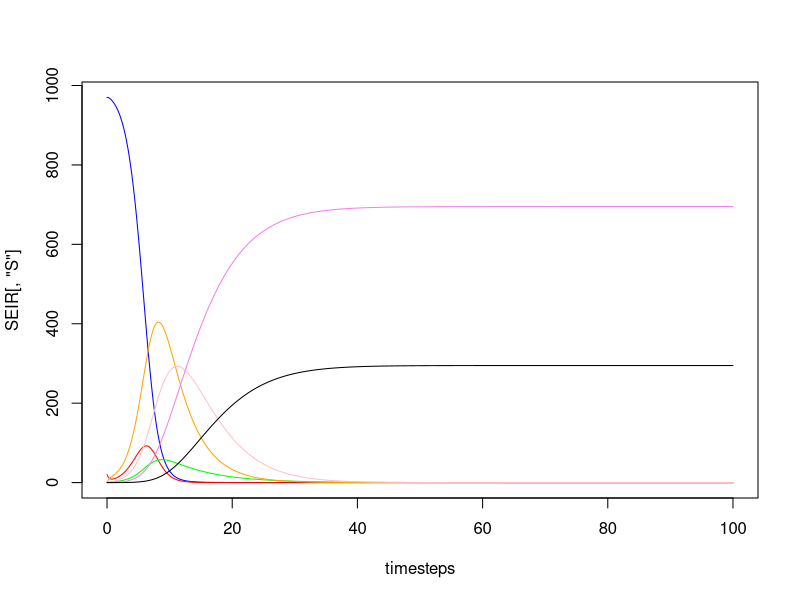

Here is the R script that generated this plot: (Note: this script raises an error after producing the figure.)
##Discrete time model
##covid testing



#matrix setup
#rows=time
#columns=variables(disease compartments)

tstart=0
tend=100
timestep_reduction = 20 #basic timestep is days looking at days
timesteps = seq(tstart, tend, 1/timestep_reduction)

variables = 14 
SEIR = array(dim = c(length(timesteps),variables))
colnames(SEIR) = c("S", "E", "I_a", "I_aa","I_p", "I_ap", "I_m", "I_am", "I_c", "I_ac", "R", "R_a", "D", "D_a")


#initial population sizes
S0 = 970
E0 = 20
I_a0 = 0
I_p0 = 0
I_m0 =  0
I_c0 =  0
R0 = 0
D0 = 0

#ascertained compartments initial population sizes
I_aa0 = 0
I_ap0 = 0
I_am0 = 0
I_ac0 = 0
R_a0 = 0
D_a0 = 0

SEIR[1,] = c(S0, E0, I_a0, I_aa0, I_p0, I_ap0, I_m0, I_am0, I_c0, I_ac0, R0, R_a0, D0, D_a0 )


#####parameter values#####
# sigma = progression rates between infectious compartments 
#gamma = recovery rates
#psi = ascertainments rates
#mu = death rates

# time in I_P ~ 2 days
# time in I_M ~ 7 days
# time in I_C ~ 7 days
# 15% of E goes to I_A
# 10% of I_M goes to critical



#lambda =  #1 this is a function of time so appears in loop
beta = 1 / timestep_reduction
alpha = .1  #2,7 exposed to asymptomatic
m = 0.1     #2,7

sigma_p = 1/4 * (1/timestep_reduction)   #3 presymptomatic to mild
sigma_m = 1/8 * (1/timestep_reduction)   #4 mild to critical symptoms = 10% of I_M
gamma_m = 1/9 * (1/timestep_reduction)   #5 mild to recovery 
gamma_c = 1/10 * (1/timestep_reduction)  #6 critical to recovery
gamma_a = 1/7 * (1/timestep_reduction)   #8 asymptomatic to recovered   ##psi_a + gamma_a = 1
mu_c = 1/6    * (1/timestep_reduction)   #20 critical to death

#####ascertained parameters
r = 0
gamma_til_a = 0#9
gamma_til_m = 0#10
sigma_til_p = 0#11
sigma_til_m = 0#12
gamma_til_c = 0#13
mu_til_c = 0#14
psi_p = 0#15
psi_m = 0#16
psi_c = 0 #17
#18
psi_a = 0#19   ##psi_a + gamma_a = 1


for(t_index in seq(2,nrow(SEIR))){
  N = sum(SEIR[t_index-1,])
  S = SEIR[t_index - 1, "S"]
  E = SEIR[t_index - 1, "E"]
  I_a = SEIR[t_index - 1, "I_a"]
  I_aa = SEIR[t_index - 1, "I_aa"]
  I_p = SEIR[t_index - 1, "I_p"]
  I_ap = SEIR[t_index - 1, "I_ap"]
  I_m = SEIR[t_index - 1, "I_m"]
  I_am = SEIR[t_index - 1, "I_am"]
  I_c = SEIR[t_index - 1, "I_c"]
  I_ac = SEIR[t_index - 1, "I_ac"]
  R = SEIR[t_index - 1, "R"]
  R_a = SEIR[t_index - 1, "R_a"]
  D = SEIR[t_index - 1, "D"]
  D_a = SEIR[t_index - 1, "D_a"]
  
  #lambda is a fucntion of time
  lambda = beta*(((I_a + I_p + I_m + I_c)+r*(I_aa + I_ap + I_am + I_ac))/N)
  
  #time=t+1
  SEIR[t_index, "S"] = S - lambda*S
  SEIR[t_index, "E"] = E + lambda*S - m*E
  SEIR[t_index, "I_a"] = I_a + (alpha*m)*E - (psi_a + gamma_a)*I_a
  SEIR[t_index, "I_aa"] = I_aa + psi_a*I_a - gamma_til_a*I_aa
  SEIR[t_index, "I_p"] = I_p + ((1-alpha)*m)*E - (sigma_p + psi_p)*I_p
  SEIR[t_index, "I_ap"] = I_ap + psi_p*I_p - sigma_til_p*I_ap
  SEIR[t_index, "I_m"] = I_m + sigma_p*I_p - (sigma_m + psi_m + gamma_m)*I_m
  SEIR[t_index, "I_am"] = I_am + sigma_til_p*I_ap + psi_m*I_m - (sigma_til_m + gamma_til_m)*I_am
  SEIR[t_index, "I_c"] = I_c + sigma_m*I_m - (gamma_c + psi_c + mu_c)*I_c
  SEIR[t_index, "I_ac"] = I_ac + psi_c*I_c + sigma_til_m*I_am - (gamma_til_c + mu_til_c)*I_ac
  SEIR[t_index, "R"] = R + gamma_a*I_a + gamma_m*I_m + gamma_c*I_c
  SEIR[t_index, "R_a"] = R_a + gamma_til_a * I_aa + gamma_til_m*I_am + gamma_til_c*I_ac
  SEIR[t_index, "D"] = D + mu_c*I_c
  SEIR[t_index, "D_a"] = D_a + mu_til_c*I_ac

}


plot(timesteps, SEIR[, "S"], type = 'l', col = 'blue', ylim = c(min(SEIR), max(SEIR)))
lines(timesteps, SEIR[, "E"], col = 'red')
lines(timesteps, SEIR[, "I_a"], col = 'green')
lines(timesteps, SEIR[, "I_p"], col = 'orange')
lines(timesteps, SEIR[, "I_m"], col = 'pink' )
lines(timesteps, SEIR[, "R"], col = 'violet')
lines(timesteps, SEIR[, "D"])
legend(x = tmax- tmax/4, y = max(SEIR)*0.8)
